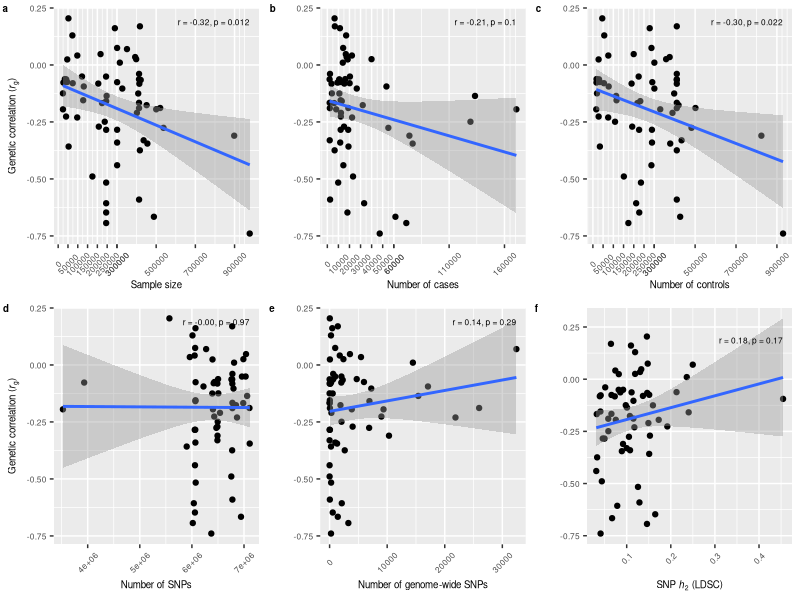
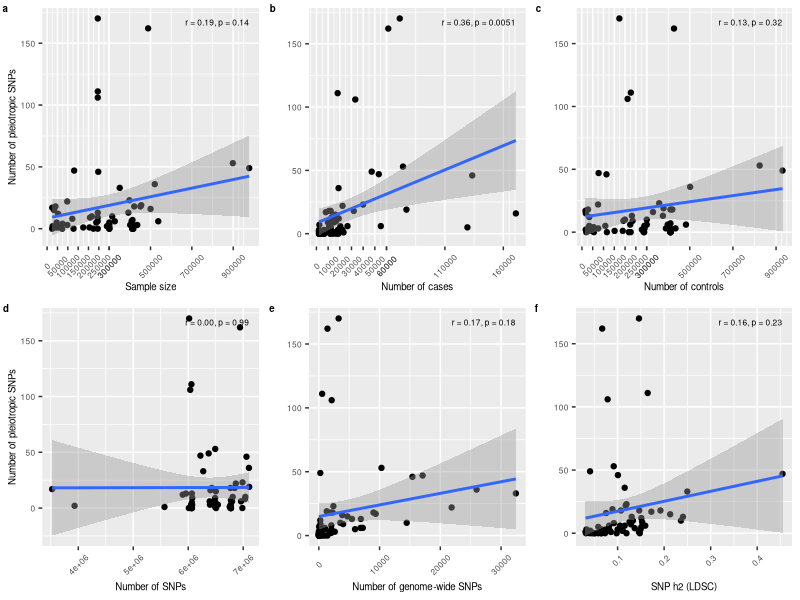

These charts were generated, in order, by the following R code:
library(ggplot2)
library("ggpubr")
library(cowplot)

# Load GWAS metadata
met <- read.delim("metadata_62diseases.csv", sep=";")

# Load heritability
h2 <- read.delim("heritability_62diseases.tsv", sep="\t")

# Load genetic correlations
gc <- read.delim("longevity-genetic-correlations.txt", sep="\t")
names(gc)[1] <- c("Code")

# Load pleiotropies
pleio <- read.delim("longevity-commonSNPs-pleioFDR-conjfdr005-pleiotropies.csv", sep=",")
names(pleio)[1] <- c("Code")

# Merge
df <- Reduce(function(x, y) merge(x, y, by = "Code"), list(met, h2, gc, pleio))

# Create a second plot to remove the two continuous diseases
# Important because they have NA values for number of cases and controls
df2 <- df[!df$Code %in% c("PGC2019ALCUSE", "GCST010003"),]

# Create the plots with Genetic Correlation
ylabel = expression(paste("Genetic correlation (", italic(r)[g], ")"))
base_theme <- theme(
  axis.title.x = element_text(),
  axis.text.x  = element_text(angle = 45, vjust = 0.5),
  axis.text    = element_text(size = 6, family = "Helvetica"),
  axis.title   = element_text(size = 7, family = "Helvetica")
)

add_cor_label <- function(p, x, y, data) {
  ct   <- cor.test(data[[x]], data[[y]], method = "pearson")
  lab  <- sprintf("r = %.2f, p = %.2g", unname(ct$estimate), ct$p.value)
  xpos <- max(data[[x]], na.rm = TRUE)
  ypos <- max(data[[y]], na.rm = TRUE)
  p + annotate("text", x = xpos, y = ypos, label = lab,
               hjust = 1, vjust = 1, family = "Helvetica", size = 6/.pt)
}

# Plot 1
plot1 <- ggplot(df, aes(x = N, y = GC)) +
  geom_point() +
  geom_smooth(method = "lm", se = TRUE, formula = y ~ x) +
  labs(x = "Sample size", y = ylabel) +
  scale_x_continuous(
    breaks = c(seq(0, 300000, by = 50000),
               seq(300000, max(df$N, na.rm = TRUE), by = 200000))
  ) +
  base_theme
plot1 <- add_cor_label(plot1, "N", "GC", df)

# Plot 2
plot2 <- ggplot(df2, aes(x = NCases, y = GC)) +
  geom_point() +
  geom_smooth(method = "lm", se = TRUE, formula = y ~ x) +
  labs(x = "Number of cases", y = ylabel) +
  scale_x_continuous(
    breaks = c(seq(0, 60000, by = 10000),
               seq(60000, max(df2$NCases, na.rm = TRUE), by = 50000))
  ) +
  base_theme +
  theme(axis.title.y = element_text(colour = "white"))
plot2 <- add_cor_label(plot2, "NCases", "GC", df2)

# Plot 3
plot3 <- ggplot(df2, aes(x = NControls, y = GC)) +
  geom_point() +
  geom_smooth(method = "lm", se = TRUE, formula = y ~ x) +
  labs(x = "Number of controls", y = ylabel) +
  scale_x_continuous(
    breaks = c(seq(0, 300000, by = 50000),
               seq(300000, max(df2$NControls, na.rm = TRUE), by = 200000))
  ) +
  base_theme +
  theme(axis.title.y = element_text(colour = "white"))
plot3 <- add_cor_label(plot3, "NControls", "GC", df2)

# Plot 4
plot4 <- ggplot(df, aes(x = N.SNPs, y = GC)) +
  geom_point() +
  geom_smooth(method = "lm", se = TRUE, formula = y ~ x) +
  labs(x = "Number of SNPs", y = ylabel) +
  base_theme
plot4 <- add_cor_label(plot4, "N.SNPs", "GC", df)

# Plot 5
plot5 <- ggplot(df, aes(x = N.genome.wide.SNPs, y = GC)) +
  geom_point() +
  geom_smooth(method = "lm", se = TRUE, formula = y ~ x) +
  labs(x = "Number of genome-wide SNPs", y = ylabel) +
  base_theme +
  theme(axis.title.y = element_text(colour = "white"))
plot5 <- add_cor_label(plot5, "N.genome.wide.SNPs", "GC", df)

# Plot 6
plot6 <- ggplot(df, aes(x = SNP.h2, y = GC)) +
  geom_point() +
  geom_smooth(method = "lm", se = TRUE, formula = y ~ x) +
  labs(x = expression(paste("SNP ", italic(h)[2], " (LDSC)")), y = ylabel) +
  base_theme +
  theme(axis.title.y = element_text(colour = "white"))
plot6 <- add_cor_label(plot6, "SNP.h2", "GC", df)


# Grid
fig <- plot_grid(
  plot1, plot2, plot3, plot4, plot5, plot6,
  ncol = 3,
  labels = c("a", "b", "c", "d", "e", "f"),
  label_fontface = "bold",
  label_size = 7,
  align = "hv",
  rel_widths = c(1, 1)
)

ggsave(
  filename = "supplementary_fig_4.pdf",
  plot = fig,
  device = "pdf",
  width = 180,
  height = 170,
  units = "mm",
  useDingbats = FALSE
)

# Create the plots with Pleiotropies
ylabel = "Number of pleiotropic SNPs"

# Plot 7
plot7 <- ggplot(df, aes(x = N, y = TOTAL)) +
  geom_point() +
  geom_smooth(method = "lm", se = TRUE, formula = y ~ x) +
  labs(x = "Sample size", y = ylabel) +
  scale_x_continuous(
    breaks = c(seq(0, 300000, by = 50000),
               seq(300000, max(df$N, na.rm = TRUE), by = 200000))
  ) +
  base_theme +
  theme(
    axis.title.x = element_text(),
    axis.text.x  = element_text(angle = 45, vjust = 0.5)
  )
plot7 <- add_cor_label(plot7, "N", "TOTAL", df)

# Plot 8
plot8 <- ggplot(df2, aes(x = NCases, y = TOTAL)) +
  geom_point() +
  geom_smooth(method = "lm", se = TRUE, formula = y ~ x) +
  labs(x = "Number of cases", y = ylabel) +
  scale_x_continuous(
    breaks = c(seq(0, 60000, by = 10000),
               seq(60000, max(df2$NCases, na.rm = TRUE), by = 50000))
  ) +
  base_theme +
  theme(
    axis.title.x = element_text(),
    axis.title.y = element_text(colour = "white"),
    axis.text.x  = element_text(angle = 45, vjust = 0.5)
  )
plot8 <- add_cor_label(plot8, "NCases", "TOTAL", df2)

# Plot 9
plot9 <- ggplot(df2, aes(x = NControls, y = TOTAL)) +
  geom_point() +
  geom_smooth(method = "lm", se = TRUE, formula = y ~ x) +
  labs(x = "Number of controls", y = ylabel) +
  scale_x_continuous(
    breaks = c(seq(0, 300000, by = 50000),
               seq(300000, max(df2$NControls, na.rm = TRUE), by = 200000))
  ) +
  base_theme +
  theme(
    axis.title.x = element_text(),
    axis.title.y = element_text(colour = "white"),
    axis.text.x  = element_text(angle = 45, vjust = 0.5)
  )
plot9 <- add_cor_label(plot9, "NControls", "TOTAL", df2)

# Plot 10
plot10 <- ggplot(df, aes(x = N.SNPs, y = TOTAL)) +
  geom_point() +
  geom_smooth(method = "lm", se = TRUE, formula = y ~ x) +
  labs(x = "Number of SNPs", y = ylabel) +
  base_theme +
  theme(axis.title.x = element_text())
plot10 <- add_cor_label(plot10, "N.SNPs", "TOTAL", df)

# Plot 11
plot11 <- ggplot(df, aes(x = N.genome.wide.SNPs, y = TOTAL)) +
  geom_point() +
  geom_smooth(method = "lm", se = TRUE, formula = y ~ x) +
  labs(x = "Number of genome-wide SNPs", y = ylabel) +
  base_theme +
  theme(
    axis.title.x = element_text(),
    axis.title.y = element_text(colour = "white")
  )
plot11 <- add_cor_label(plot11, "N.genome.wide.SNPs", "TOTAL", df)

# Plot 12
plot12 <- ggplot(df, aes(x = SNP.h2, y = TOTAL)) +
  geom_point() +
  geom_smooth(method = "lm", se = TRUE, formula = y ~ x) +
  labs(x = "SNP h2 (LDSC)", y = ylabel) +
  base_theme +
  theme(
    axis.title.x = element_text(),
    axis.title.y = element_text(colour = "white")
  )
plot12 <- add_cor_label(plot12, "SNP.h2", "TOTAL", df)

# Grid
fig2 <- plot_grid(
  plot7, plot8, plot9, plot10, plot11, plot12,
  ncol = 3,
  labels = c("a", "b", "c", "d", "e", "f"),
  label_fontface = "bold",
  label_size = 7,
  align = "hv",
  rel_widths = c(1, 1)
)

ggsave(
  filename = "supplementary_fig_6.pdf",
  plot = fig2,
  device = "pdf",
  width = 180,
  height = 170,
  units = "mm",
  useDingbats = FALSE
)
